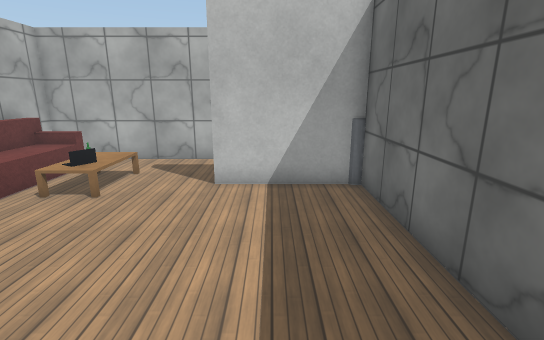
[1] (above)

18 first-person views from a walk through a world built for the Webots simulator. The camera is 1.2 m above the floor, tilts 14° down and sees 85° across. The floor is counted in squares, 0.5 m on a side. Each view is taken from the middle of a square. On the plan, view 1 faces up. The plan holds only what a view shows up to about 18 squares ahead; the rest is blank. The robots in the file are not drawn. Webots' stock objects and surfaces are drawn as simple stand-ins.

[2]
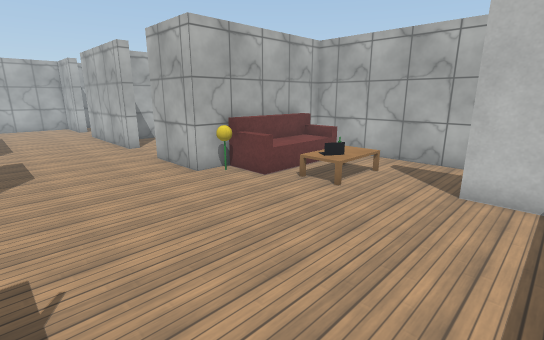

[3]
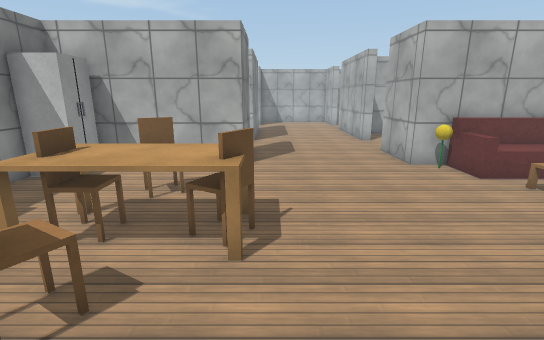

[4]
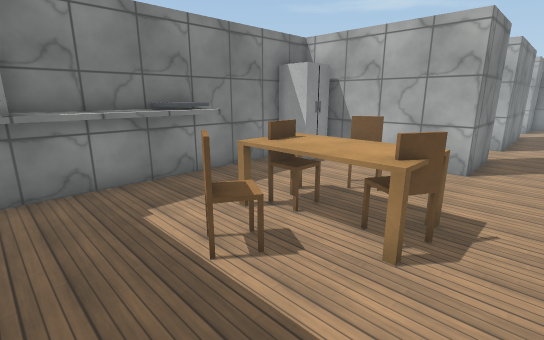

[5]
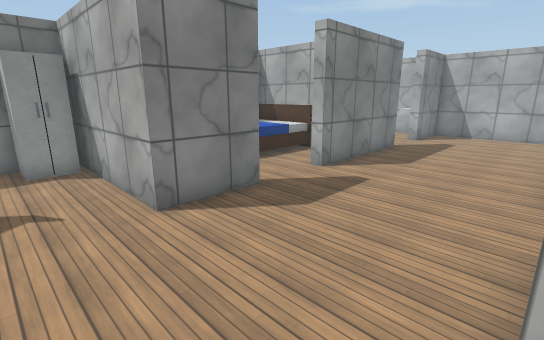

[6]
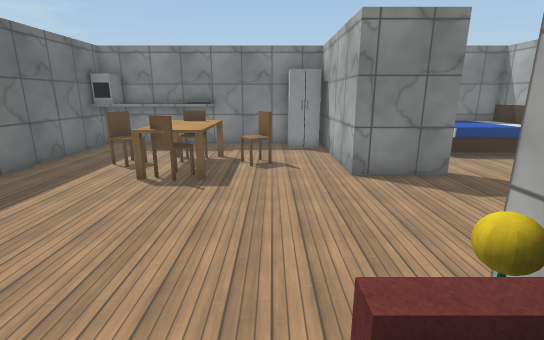

[7]
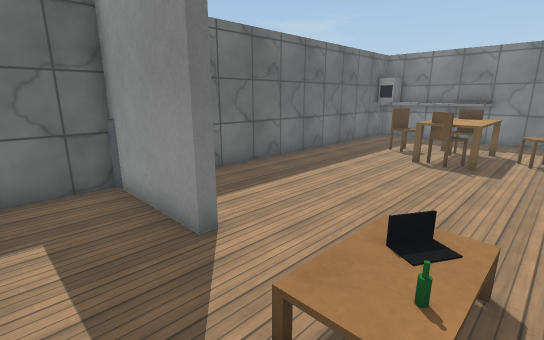

[8]
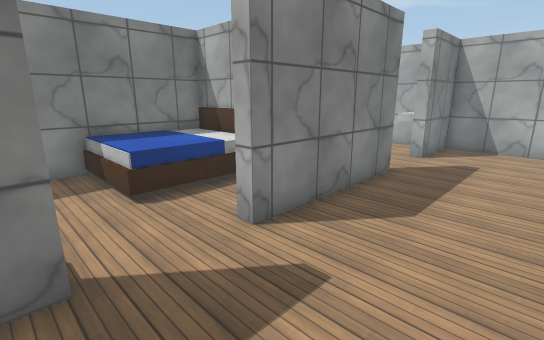

[9]
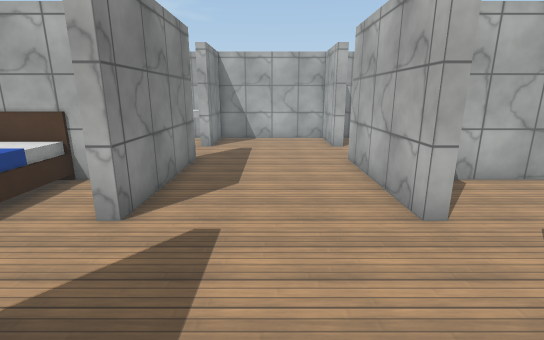

[10]
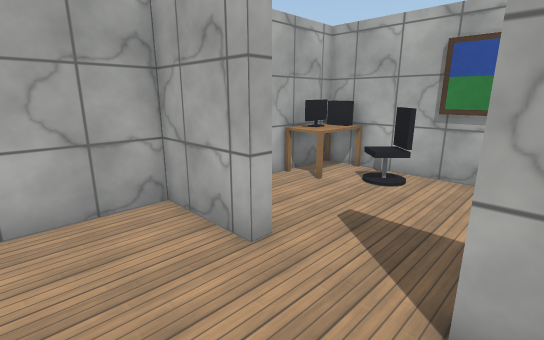

[11]
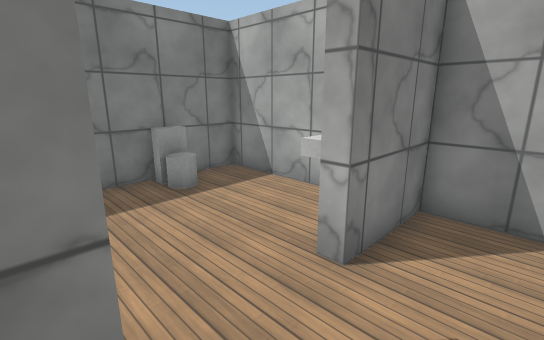

[12]
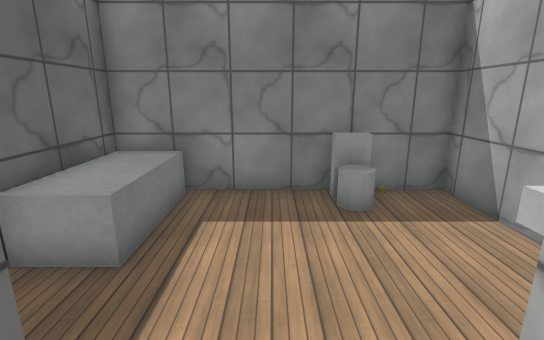

[13]
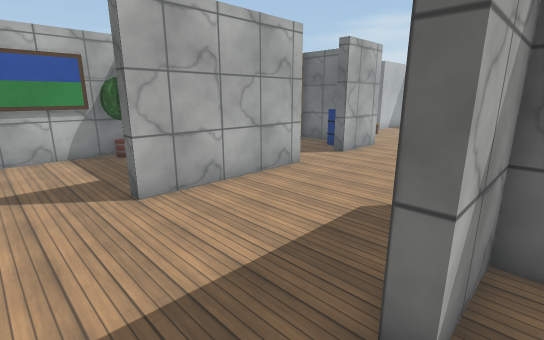

[14]
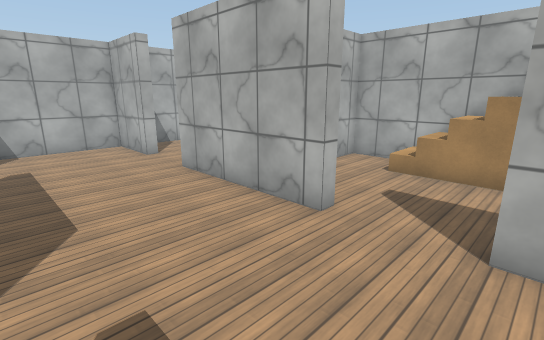

[15]
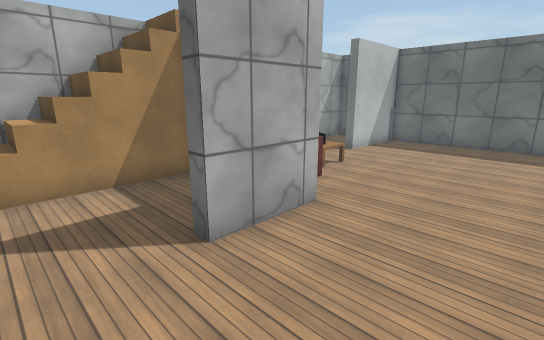

[16]
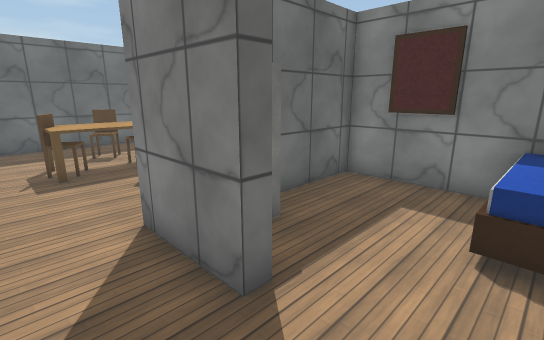

[17]
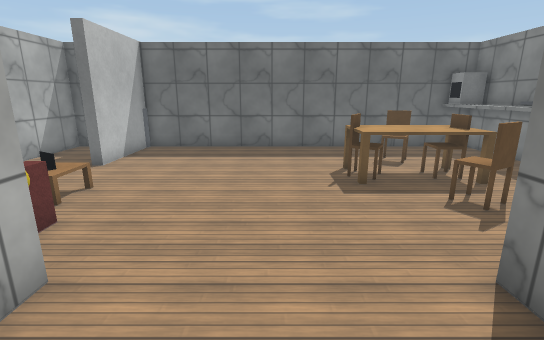

[18]
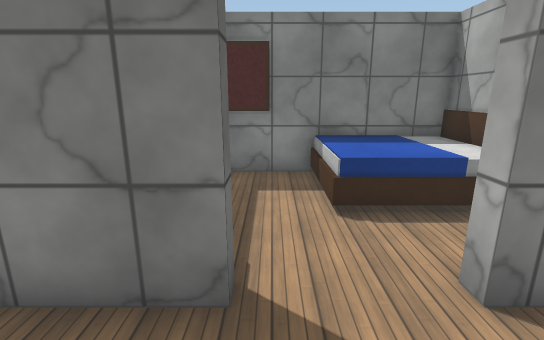

### Floor plan
Points are (right, up) in squares from view 1. A wall is a line through its corners. A room is listed if a view was taken in it or the views show most of it. See-through windows are left out.
Room 1 (views 1, 2, 3, 4, 5, 6, 7, 8, 9, 10, 11, 12, 14, 15, 16, 17, 18)
walls: (-11.5, -1.5) (-11.5, -1) (-8.5, -1) (-8.5, -7.5) (2.5, -7.5) (2.5, 11.5) (-8.5, 11.5) (-8.5, 5) (-11.5, 5); (-14.5, 5) (-20.5, 5); (-20.5, -1.5) (-20.5, -1) (-14.5, -1) (-14.5, -1.5); (-23.5, 5) (-26.5, 5) (-26.5, -1) (-23.5, -1) (-23.5, -1.5)
ways out: opening at (-22, -1) to room 2; opening at (-22, 5) to room 3; opening at (-13, -1) to room 4; opening at (-13, 5) to room 5
objects: fridge (-8, -7) to (-7, -6); other object (-8, 6); sofa (-8, 6) to (-7, 10); chair (-6, -3) to (-5, -2); other object (-5, 7) to (-5, 8); desk (-5, 9); table (-4, -4) to (-2, -1); other object (-3, -7) to (-2, -6); other object (-3, -6); chair (-3, -4); chair (-3, -1); other object (-1, -7) to (1, -6); chair (-1, -3) to (0, -2); blank board (-1, 8) to (2, 8); other object (1, -7) to (2, -6)
Room 2 (view 13)
walls: (-26.5, -2.1) (-26.5, -7.5) (-18, -7.5) (-18, -4); (-18, -2.1) (-18, -1.5) (-20.5, -1.5)
ways out: opening at (-22, -1) to room 1
objects: other object (-25, -7); other object (-25, -2) to (-24, -2); other object (-24, -7) to (-24, -6); bathtub (-20, -7) to (-19, -4)
Room 3 (no view inside)
walls: (-23.5, 5.6) (-23.5, 5); (-20.5, 5) (-20.5, 5.5); (-18.4, 11.5) (-26.5, 11.5) (-26.5, 6.1)
ways out: opening at (-22, 5) to room 1
objects: desk (-26, 9) to (-25, 10); other object (-26, 10); other object (-26, 11) to (-25, 11); other object (-24, 10) to (-23, 11); painting (-22, 11) to (-21, 11); potted tree (-19, 10) to (-19, 11)
Room 4 (no view inside)
walls: (-17.5, -3.4) (-17.5, -7.5) (-9, -7.5) (-9, -4)
ways out: opening at (-13, -1) to room 1
objects: bed (-17, -7) to (-14, -4); painting (-11, -7); cabinet (-10, -3) to (-10, -2)
Room 5 (no view inside)
walls: (-14.5, 5.6) (-14.5, 5); (-11.5, 5) (-11.5, 5.5); (-10.7, 11.5) (-17.5, 11.5) (-17.5, 6.6); (-9, 7) (-9, 9.5)
ways out: opening at (-13, 5) to room 1
objects: stairs (-15, 10) to (-9, 11); other object (-10, 6) to (-10, 7)

Where each view was taken, in squares from view 1:
view 1: 0 up, 0 right, facing up
view 2: 0 up, 0 right, facing up-left
view 3: 0 up, 2 right, facing left
view 4: 1 up, 2 right, facing down-left
view 5: 5 up, 6 left, facing down-left
view 6: 8 up, 6 left, facing down
view 7: 11 up, 6 left, facing down-right
view 8: 3 up, 11 left, facing down-left
view 9: 2 up, 9 left, facing left
view 10: 2 up, 20 left, facing up-left
view 11: 1 up, 20 left, facing down-left
view 12: 0 up, 22 left, facing down
view 13: 2 down, 23 left, facing up-right
view 14: 0 up, 11 left, facing up-left
view 15: 1 up, 14 left, facing up-right
view 16: 1 up, 14 left, facing down-right
view 17: 2 up, 12 left, facing right
view 18: 2 up, 12 left, facing down
